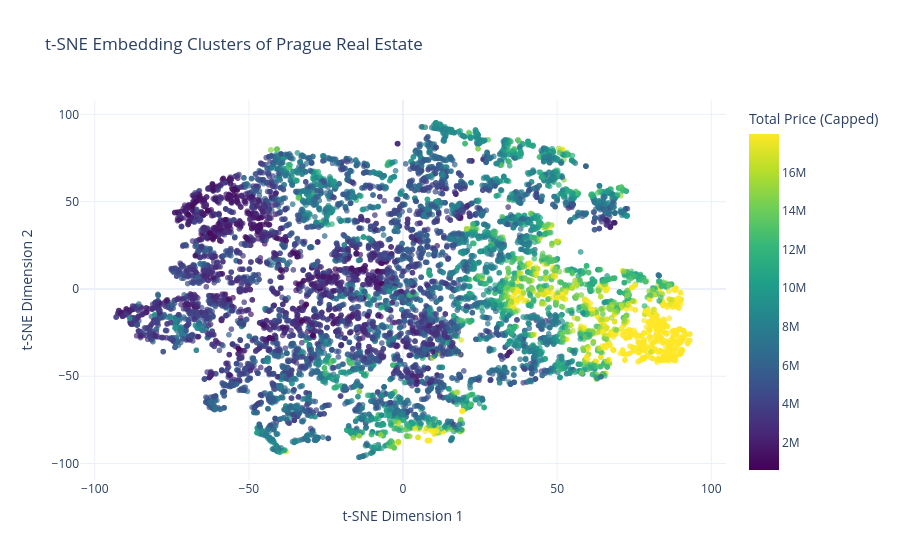

Notebook cell for this chart:
### Code cell
import pandas as pd
import numpy as np
import plotly.express as px
from sklearn.preprocessing import StandardScaler, OneHotEncoder
from sklearn.compose import ColumnTransformer
from sklearn.pipeline import Pipeline
from sklearn.impute import SimpleImputer
from sklearn.decomposition import PCA
from sklearn.manifold import TSNE

# 1. Select the most impactful features for the embedding
numeric_features = [
    'price_total', 'usable_area_m2', 'price_per_m2', 
    'latitude', 'longitude', 'floor_number', 'cellar_area_m2'
]
categorical_features = [
    'building_condition', 'construction_type', 'energy_class', 'category_sub'
]

# Create a subset of the DataFrame to work with
embed_df = df[numeric_features + categorical_features].copy()

# 2. Build a Preprocessing Pipeline
# Numeric features need scaling (e.g., price is in millions, area is ~50)
numeric_transformer = Pipeline(steps=[
    ('imputer', SimpleImputer(strategy='median')),
    ('scaler', StandardScaler())
])

# Categorical features need encoding
categorical_transformer = Pipeline(steps=[
    ('imputer', SimpleImputer(strategy='constant', fill_value='missing')),
    ('onehot', OneHotEncoder(handle_unknown='ignore', sparse_output=False))
])

preprocessor = ColumnTransformer(
    transformers=[
        ('num', numeric_transformer, numeric_features),
        ('cat', categorical_transformer, categorical_features)
    ])

# Fit and transform the data
print("Processing features...")
X_processed = preprocessor.fit_transform(embed_df)

# 3. PCA for initial dimensionality reduction
# This step reduces noise and significantly speeds up t-SNE computation
pca = PCA(n_components=min(15, X_processed.shape[1]))
X_pca = pca.fit_transform(X_processed)
explained_var = sum(pca.explained_variance_ratio_) * 100
print(f"Explained variance by {pca.n_components} PCA components: {explained_var:.2f}%")

# 4. t-SNE to project down to 2 dimensions for visualization
print("Running t-SNE... (This may take 1-2 minutes for ~11k rows)")
tsne = TSNE(n_components=2, random_state=42, init='pca', learning_rate='auto')
X_tsne = tsne.fit_transform(X_pca)

# 5. Visualize the Clusters using Plotly
plot_df = embed_df.copy()
plot_df['tsne_1'] = X_tsne[:, 0]
plot_df['tsne_2'] = X_tsne[:, 1]

# We clip the price at the 95th percentile so extreme outliers don't wash out the color scale
price_cap = plot_df['price_total'].quantile(0.95)
plot_df['price_color'] = plot_df['price_total'].clip(upper=price_cap)

fig = px.scatter(
    plot_df, 
    x='tsne_1', 
    y='tsne_2', 
    color='price_color',
    hover_data=['price_total', 'usable_area_m2', 'building_condition', 'category_sub'],
    title='t-SNE Embedding Clusters of Prague Real Estate',
    labels={'price_color': 'Total Price (Capped)'},
    color_continuous_scale='Viridis',
    opacity=0.7
)

fig.update_layout(
    xaxis_title="t-SNE Dimension 1",
    yaxis_title="t-SNE Dimension 2",
    template="plotly_white"
)

fig.show()

### Figure 1 — Plotly figure (JSON) as saved in the notebook; plotly's stock layout.template omitted (floating-point values rounded to 4 significant figures; data arrays with more than 128 entries replaced by an {"elided": "..."} marker saying what was removed)
{"data": [{"customdata": {"elided": "11236x4 mixed values"}, "hovertemplate": "tsne_1=%{x}<br>tsne_2=%{y}<br>price_total=%{customdata[0]}<br>usable_area_m2=%{customdata[1]}<br>building_condition=%{customdata[2]}<br>category_sub=%{customdata[3]}<br>Total Price (Capped)=%{marker.color}<extra></extra>", "legendgroup": "", "marker": {"color": {"elided": "11236 int values"}, "coloraxis": "coloraxis", "opacity": 0.7, "symbol": "circle"}, "mode": "markers", "name": "", "showlegend": false, "type": "scattergl", "x": {"elided": "11236 float values"}, "xaxis": "x", "y": {"elided": "11236 float values"}, "yaxis": "y"}], "layout": {"coloraxis": {"colorbar": {"title": {"text": "Total Price (Capped)"}}, "colorscale": [[0, "#440154"], [0.1111, "#482878"], [0.2222, "#3e4989"], [0.3333, "#31688e"], [0.4444, "#26828e"], [0.5556, "#1f9e89"], [0.6667, "#35b779"], [0.7778, "#6ece58"], [0.8889, "#b5de2b"], [1, "#fde725"]]}, "legend": {"tracegroupgap": 0}, "title": {"text": "t-SNE Embedding Clusters of Prague Real Estate"}, "xaxis": {"anchor": "y", "domain": [0, 1], "title": {"text": "t-SNE Dimension 1"}}, "yaxis": {"anchor": "x", "domain": [0, 1], "title": {"text": "t-SNE Dimension 2"}}}}
